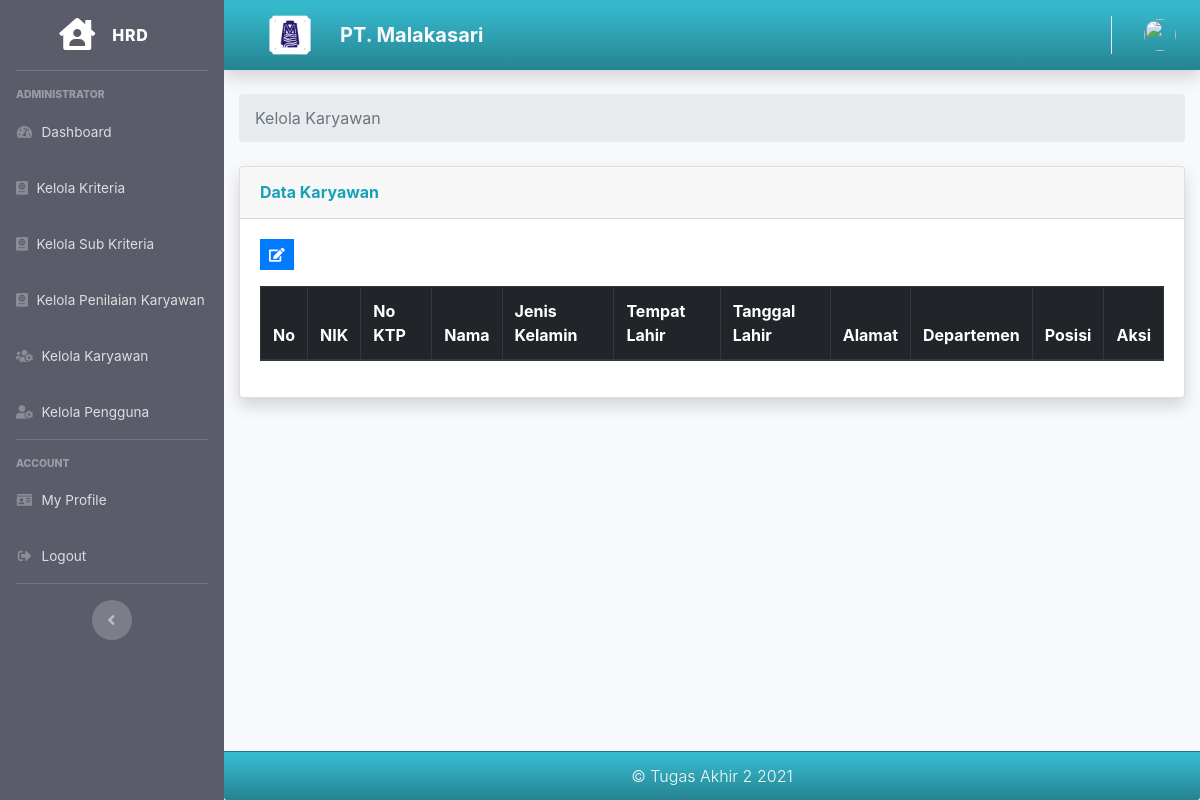
Page /index.php/hrd/kelola_karyawan on the earlier database version.
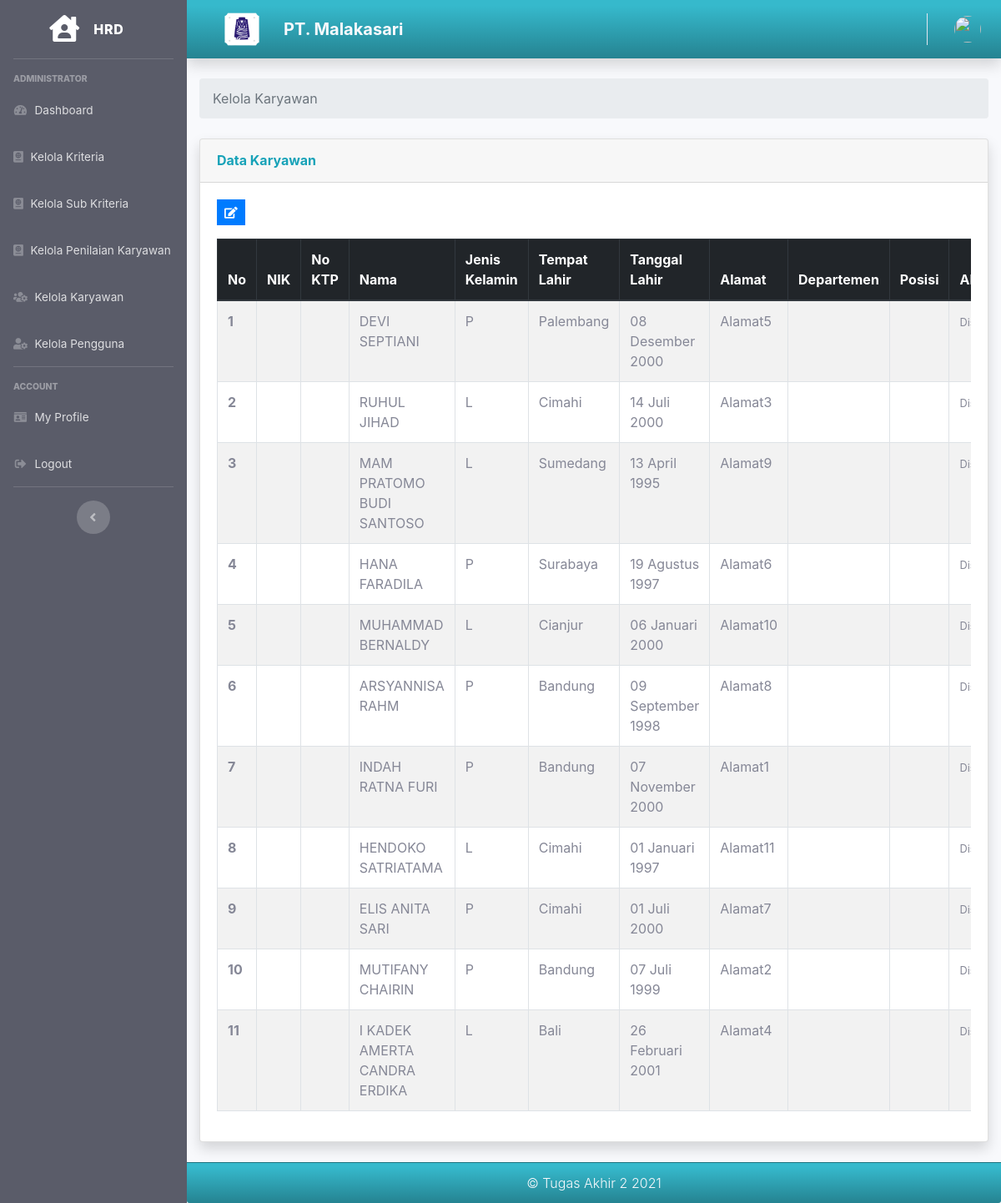
Same page on the later database version.
### tables this page shows
CREATE TABLE `tb_karyawan` (
  `NIK` varchar(16) NOT NULL,
  `nama_karyawan` varchar(30) NOT NULL,
  `jenis_kelamin` char(1) NOT NULL,
  `tempat_lahir` varchar(20) NOT NULL,
  `tgl_lahir` date NOT NULL,
  `alamat` varchar(50) NOT NULL,
  `jabatan` varchar(15) NOT NULL,
  `status` varchar(20) NOT NULL
);

### application/controllers/Hrd.php (called while the page is built, shortened)
<?php
class Hrd extends CI_Controller
{
    public function __construct()
    {
        $this->load->model('Hrd_model');
        $this->load->model('Kriteria_model');
        $this->load->model('Kriteria_model');
        $this->load->model('Kabag_model');
        $this->load->model('Karyawan_model');
        $this->load->model('Penilaian_model');
        $this->load->model('Peringkat_model');
    }
    public function kelola_karyawan()
    {
        $data['user'] = $this->db->get_where('user', ['email' => $this->session->userdata('email')])->row_array();
        $data['tb_karyawan'] = $this->db->get('tb_karyawan')->result_array();
        $data['title'] = 'Kelola Karyawan';
        $this->load->view('templates/hrd_header', $data);
        $this->load->view('templates/hrd_sidebar', $data);
        $this->load->view('templates/hrd_topbar', $data);
        $this->load->view('hrd/kelola_karyawan', $data);
        $this->load->view('templates/hrd_footer', $data);
    }
}

### index.php (called while the page is built, shortened)
<?php
require_once BASEPATH.'core/CodeIgniter.php';

### application/helpers/dataformat_helper.php (called while the page is built, shortened)
<?php
if (!function_exists('bulan')) {
    function bulan($bulan){
        switch ($bulan) {
            case 1:
                $bulan = "Januari";
                break;
            case 2:
                $bulan = "Februari";
                break;
            case 4:
                $bulan = "April";
                break;
            case 7:
                $bulan = "Juli";
                break;
            case 8:
                $bulan = "Agustus";
                break;
            case 9:
                $bulan = "September";
                break;
            case 11:
                $bulan = "November";
                break;
            case 12:
                $bulan = "Desember";
                break;
        }
        return $bulan;
    }
}
if (!function_exists('tanggal')) {
    function tanggal($tanggal) {
        $a = explode('-',$tanggal);
        $tanggal = $a['2']." ".bulan($a['1'])." ".$a['0'];
        return $tanggal;
    }
}

### application/views/hrd/kelola_karyawan.php (the view, shortened to what this page needs)
<div class="container-fluid">
    <nav aria-label="breadcrumb">
        <ol class="breadcrumb">
            <li class="breadcrumb-item active" aria-current="page">Kelola Karyawan</li>
        </ol>
    </nav>
    <div class="card shadow mb-4">
        <div class="card-header py-3">
            <h6 class="m-0 font-weight-bold text-info">Data Karyawan</h6>
        </div>
        <div class="card-body">
            <a class="btn btn-primary btn-sm rounded-0 mb-3" type="a" data-toggle="tooltip" data-placement="top" title="Input" href="<?= base_url('hrd/tambah_karyawan'); ?>"><i class="fa fa-edit"></i></a>
            <div class="table-responsive">
                <table id="example" class="table table-striped table-bordered" style="width:100%">
                    <thead class="thead-dark">
                        <tr>
                            <th scope="col">No</th>
                            <th scope="col">NIK</th>
                            <th scope="col">No KTP</th>
                            <th scope="col">Nama</th>
                            <th scope="col">Jenis Kelamin</th>
                            <th scope="col">Tempat Lahir</th>
                            <th scope="col">Tanggal Lahir</th>
                            <th scope="col">Alamat</th>
                            <th scope="col">Departemen</th>
                            <th scope="col">Posisi</th>
                            <th scope="col">Aksi</th>
                        </tr>
                    </thead>
                    <tbody>
                        <?php $i = 1; ?>
                        <?php foreach ($tb_karyawan as $p) : ?>
                            <tr>
                                <th scope="row"><?= $i; ?></th>
                                <td><?= $p['nik']; ?></td>
                                <td><?= $p['no_ktp']; ?></td>
                                <td><?= $p['nama_karyawan']; ?></td>
                                <td><?= $p['jenis_kelamin']; ?></td>
                                <td><?= $p['tempat_lahir']; ?></td>
                                <td><?= tanggal($p['tgl_lahir']); ?></td>
                                <td><?= $p['alamat']; ?></td>
                                <td><?= $p['departemen']; ?></td>
                                <td><?= $p['posisi']; ?></td>
                                <td>
                                    <?php
                                    if (empty($p['status'])) {
                                        echo '
                                     <a class="btn btn-success btn-sm " type="button" data-toggle="tooltip" data-placement="top" title="Edit" href="' . base_url() . 'hrd/ubah_karyawan/' . $p['id_karyawan'] . '"><i class="fa fa-edit"></i></a>
                                     <a class="btn btn-danger btn-sm tombol-hapus-karyawan" type="button" data-toggle="tooltip" data-placement="top" title="Delete" href="' . base_url() . 'hrd/delete_karyawan/' . $p['id_karyawan'] . '"><i class="fa fa-trash"></i></a>';
                                    } else {
                                        echo '<small> Disabled</small>';
                                    } ?>
                                </td>
                            </tr>
                            <?php $i++; ?>
                        <?php endforeach; ?>
                    </tbody>
                </table>
            </div>
        </div>
    </div>
</div>
</div>

### application/views/templates/hrd_header.php (shortened to what this page needs)
<!DOCTYPE html>
<html lang="en">
<head>
    <link href="<?= base_url('assets'); ?>/vendor/fontawesome-free/css/all.min.css" rel="stylesheet" type="text/css">
    <link href="<?= base_url('assets/'); ?>css/sb-admin-2.min.css" rel="stylesheet">
    <link href="<?= base_url('assets/'); ?>css/custom.css" rel="stylesheet">
    <link rel="stylesheet" type="text/css" href="https://cdn.datatables.net/v/dt/dt-1.10.20/datatables.min.css" />
    <link href="https://cdnjs.cloudflare.com/ajax/libs/twitter-bootstrap/4.1.3/css/bootstrap.css" rel="stylesheet" type="text/css">
    <link href="https://cdn.datatables.net/1.10.20/css/dataTables.bootstrap4.min.css" rel="stylesheet" type="text/css">
</head>
<body id="page-top">
    <div id="wrapper">

### application/views/templates/hrd_sidebar.php
<ul class="navbar-nav bg-gray-800 sidebar sidebar-dark accordion" id="accordionSidebar">
    <a class="sidebar-brand d-flex align-items-center justify-content-center" href="<?= base_url('hrd/index'); ?>">
        <div class="sidebar-brand-icon ">
            <i class="fas fa-house-user"></i>
        </div>
        <div class="sidebar-brand-text mx-3">HRD</div>
    </a>
    <hr class="sidebar-divider">
    <div class="sidebar-heading">
        Administrator
    </div>
    <li class="nav-item">
        <a class="nav-link" href="<?= base_url('hrd/index'); ?>">
            <i class="fas fa-fw fa-tachometer-alt"></i>
            <span>Dashboard</span></a>
        <a class="nav-link" href="<?= base_url('hrd/kelola_kriteria'); ?>">
            <i class="fas fa-passport"></i>
            <span>Kelola Kriteria</span></a>
        <a class="nav-link" href="<?= base_url('hrd/kelola_sub_kriteria'); ?>">
            <i class="fas fa-passport"></i>
            <span>Kelola Sub Kriteria</span></a>
        <a class="nav-link" href="<?= base_url('hrd/kelola_penilaian_karyawan'); ?>">
            <i class="fas fa-passport"></i>
            <span>Kelola Penilaian Karyawan</span></a>
        <a class="nav-link" href="<?= base_url('hrd/kelola_karyawan'); ?>">
            <i class="fas fa-users-cog"></i>
            <span>Kelola Karyawan</span></a>
        <a class="nav-link" href="<?= base_url('hrd/kelola_pengguna'); ?>">
            <i class="fas fa-fw fa-user-cog"></i>
            <span>Kelola Pengguna</span></a>
    </li>
    <hr class="sidebar-divider">
    <div class="sidebar-heading">
        Account
    </div>
    <li class="nav-item">
        <a class="nav-link" href="<?= base_url('hrd/profile'); ?>">
            <i class="fas fa-fw fa-id-card"></i>
            <span>My Profile</span></a>
    </li>
    <li class="nav-item">
        <a class="nav-link" data-toggle="modal" data-target="#logoutModal" href="<?= base_url('auth/logout'); ?>">
            <i class="fas fa-fw fa-sign-out-alt"></i>
            <span>Logout</span></a>
    </li>
    <hr class="sidebar-divider d-none d-md-block">
    <div class="text-center d-none d-md-inline">
        <button class="rounded-circle border-0" id="sidebarToggle"></button>
    </div>
</ul>

### application/views/templates/hrd_topbar.php (shortened to what this page needs)
<div id="content-wrapper" class="d-flex flex-column">
    <div id="content">
        <nav class="navbar navbar-expand navbar-light bg-gradient-info topbar mb-4 static-top shadow">
            <img src="<?= base_url('assets/img/ic_malakasari.png') ?>" width="100" height="70" class="d-inline-block align-top text " alt="">
            <a class="navbar-brand text-gray-100 font-weight-bolder" href="#">PT. Malakasari</a>
            <ul class="navbar-nav ml-auto">
                <li class="nav-item dropdown no-arrow">
                    <a class="nav-link dropdown-toggle" href="#" id="userDropdown" role="button" data-toggle="dropdown" aria-haspopup="true" aria-expanded="false">
                        <img class="img-profile rounded-circle" src="<?= base_url('assets/img/profile/') . $user['image']; ?>">
                    </a>
                </li>
            </ul>
        </nav>

### application/views/templates/hrd_footer.php (shortened to what this page needs)
<footer class="card-footer bg-gradient-info">
    <div class="container my-auto">
        <div class="copyright text-center text-gray-100 font-weight-light my-auto">
            <span>&copy; Tugas Akhir 2 <?= date('Y'); ?></span>
        </div>
    </div>
</footer>
</div>
</div>
</body>
</html>

### assets/css/custom.css (style rules this page uses)
body { font-family: 'Open Sans', sans-serif; }
#wrapper { width: 100%; background:#202020; }
.text-center { text-align:center; }
@media (min-width:768px) { .navbar { border-radius: 0px; } }

Differences in the rows shown:
added tb_karyawan: nama_karyawan "DEVI SEPTIANI", jenis_kelamin "P", tempat_lahir "Palembang", tgl_lahir "08 Desember 2000", alamat "Alamat5", status "Disabled"
added tb_karyawan: nama_karyawan "RUHUL JIHAD", jenis_kelamin "L", tempat_lahir "Cimahi", tgl_lahir "14 Juli 2000", alamat "Alamat3", status "Disabled"
added tb_karyawan: nama_karyawan "MAM PRATOMO BUDI SANTOSO", jenis_kelamin "L", tempat_lahir "Sumedang", tgl_lahir "13 April 1995", alamat "Alamat9", status "Disabled"
added tb_karyawan: nama_karyawan "HANA FARADILA", jenis_kelamin "P", tempat_lahir "Surabaya", tgl_lahir "19 Agustus 1997", alamat "Alamat6", status "Disabled"
added tb_karyawan: nama_karyawan "MUHAMMAD BERNALDY", jenis_kelamin "L", tempat_lahir "Cianjur", tgl_lahir "06 Januari 2000", alamat "Alamat10", status "Disabled"
added tb_karyawan: nama_karyawan "ARSYANNISA RAHM", jenis_kelamin "P", tempat_lahir "Bandung", tgl_lahir "09 September 1998", alamat "Alamat8", status "Disabled"
added tb_karyawan: nama_karyawan "INDAH RATNA FURI", jenis_kelamin "P", tempat_lahir "Bandung", tgl_lahir "07 November 2000", alamat "Alamat1", status "Disabled"
added tb_karyawan: nama_karyawan "HENDOKO SATRIATAMA", jenis_kelamin "L", tempat_lahir "Cimahi", tgl_lahir "01 Januari 1997", alamat "Alamat11", status "Disabled"
added tb_karyawan: nama_karyawan "ELIS ANITA SARI", jenis_kelamin "P", tempat_lahir "Cimahi", tgl_lahir "01 Juli 2000", alamat "Alamat7", status "Disabled"
added tb_karyawan: nama_karyawan "MUTIFANY CHAIRIN", jenis_kelamin "P", tempat_lahir "Bandung", tgl_lahir "07 Juli 1999", alamat "Alamat2", status "Disabled"
added tb_karyawan: nama_karyawan "I KADEK AMERTA CANDRA ERDIKA", jenis_kelamin "L", tempat_lahir "Bali", tgl_lahir "26 Februari 2001", alamat "Alamat4", status "Disabled"
